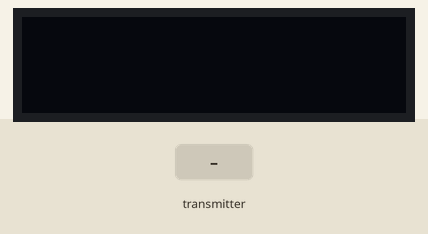
Bench run of a sketch on a simulated Arduino Uno, built with avr-gcc and run on an emulated ATmega328P. Parts: 128×32 one-colour display. The inputs (shaded band) are chosen by the test bench. No radio packets arrive unless stated; what the sketch prints to the serial monitor is not drawn.

Above: at 1.2 s.
1.3 s: the transmitter starts sending lumi = 0
At 2.3 s:
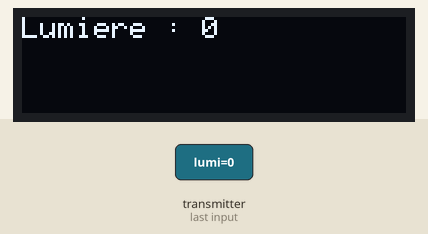
2.8 s: the transmitter starts sending lumi = 64
At 3.4 s:
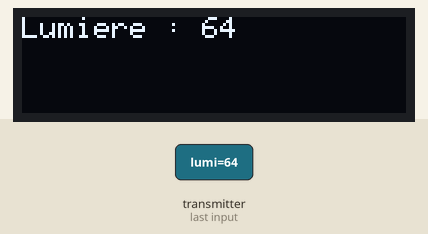
Timing chart, 0 to 5.8 s (numbered marks = the images above; inputs shaded):
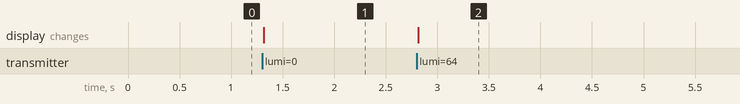

The sketch:

sketch_mar30b.ino
```cpp
#include <SPI.h>
#include <Wire.h>
#include <Adafruit_GFX.h>
#include <Adafruit_SSD1306.h>
#include "RF24.h"
#include "printf.h"

// unsigned int waitFor(timer, period)
// Timer pour taches périodique
// arguments :
//  - timer  : numéro de timer entre 0 et MAX_WAIT_FOR_TIMER-1
//  - period : période souhaitée
// retour :
//  - nombre de période écoulée depuis le dernier appel
//
#define MAX_WAIT_FOR_TIMER 16
unsigned int waitFor(int timer, unsigned long period){
  static unsigned long waitForTimer[MAX_WAIT_FOR_TIMER];
  unsigned long newTime = micros() / period;
  int delta = newTime - waitForTimer[timer];
  if ( delta < 0 ) delta += 1 + (0xFFFFFFFF / period);
  if ( delta ) waitForTimer[timer] = newTime;
  return delta;
}

// Configuration des broches
#define PIN_LUMI 1
#define OLED_RESET 4
Adafruit_SSD1306 display(OLED_RESET);
RF24 radio(9,10);
byte addresses[][6] = {"0Sens","1Sens","2Sens","3Sens","4Node","5Sens"};

// Variables globales pour la communication inter-taches
byte lumi, lumiFull;

void BaseRF (byte *lumi, byte *lumiFull)
{

  if( radio.available()){
     radio.read( lumi, sizeof(byte) );             // Get the payload
     //Serial.println(lumi);
  *lumiFull=1;
   }
}

void Oled1 (byte *mess,  byte *full) {
if (! (*full) ) return;
  *full = 0;
  Serial.println(*mess);
  display.clearDisplay();
  display.setCursor(0,0);
  display.print("Lumiere : ");
  display.println(*mess);
  display.display();
}

void setup() {
  Serial.begin(115200);

  display.begin(SSD1306_SWITCHCAPVCC, 0x3C);  // initialize with the I2C addr 0x3C (for the 128x32)
  display.clearDisplay();
  display.setTextSize(1);
  display.setTextColor(WHITE);

  printf_begin();
  radio.begin();
  radio.setPALevel(RF24_PA_LOW);
  radio.openReadingPipe(1,addresses[1]);
  radio.startListening();
  radio.printDetails();
}

void loop() {
  BaseRF(&lumi, &lumiFull);
  Oled1 (&lumi, &lumiFull);
}
```

Measured:
- after the input at 1.3 s, the display: changes at once (image 1)
- after the input at 2.8 s, the display: changes at once (image 2)
